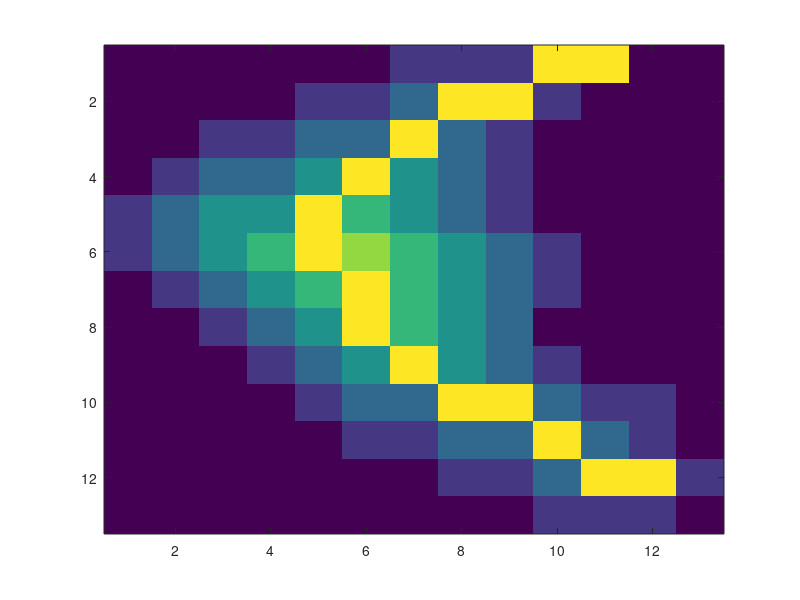

Recreate this plot in MATLAB.


A=[  0     0     0     0     0     0     1     1     1     1     1     0     0
     0     0     0     0     1     1     1     1     1     1     0     0     0
     0     0     1     1     1     1     1     1     1     0     0     0     0
     0     1     1     1     1     1     1     1     1     0     0     0     0
     1     1     1     1     1     1     1     1     1     0     0     0     0
     1     1     1     1     1     1     1     1     1     1     0     0     0
     0     1     1     1     1     1     1     1     1     1     0     0     0
     0     0     1     1     1     1     1     1     1     0     0     0     0
     0     0     0     1     1     1     1     1     1     1     0     0     0
     0     0     0     0     1     1     1     1     1     1     1     1     0
     0     0     0     0     0     1     1     1     1     1     1     1     0
     0     0     0     0     0     0     0     1     1     1     1     1     1
     0     0     0     0     0     0     0     0     0     1     1     1     0];


B=(bwmorph(A,'thin',1));
C=(bwmorph(A,'thin',2));
D=(bwmorph(A,'thin',3));
E=(bwmorph(A,'thin',4));
F=(bwmorph(A,'thin',5));
figure;imagesc(A+B+C+D+E+F);

